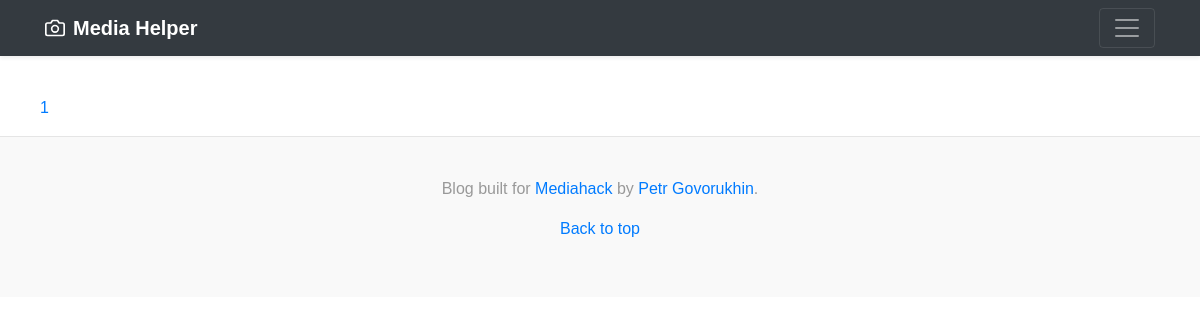
Page /?page=4 on the earlier database version.
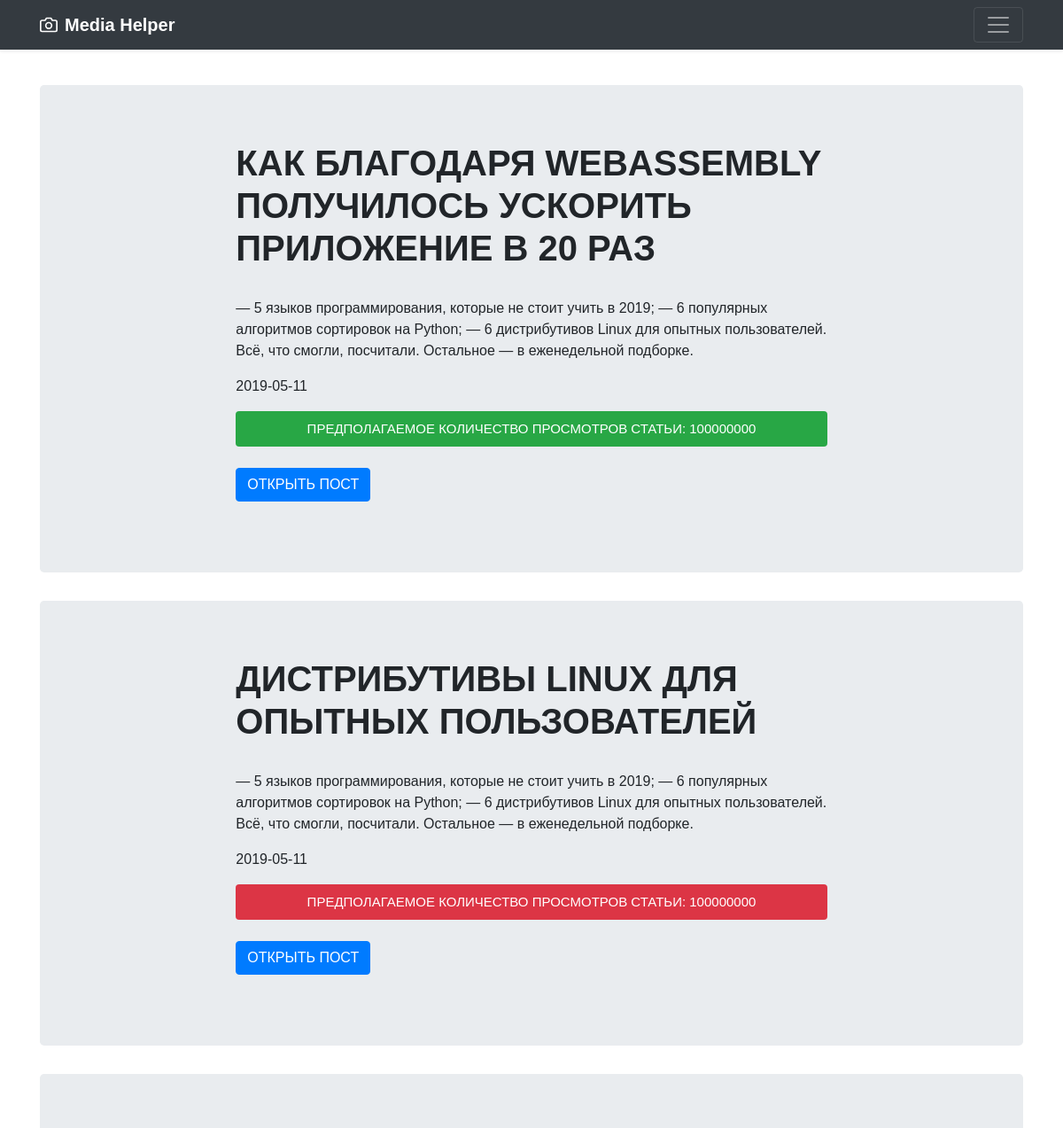
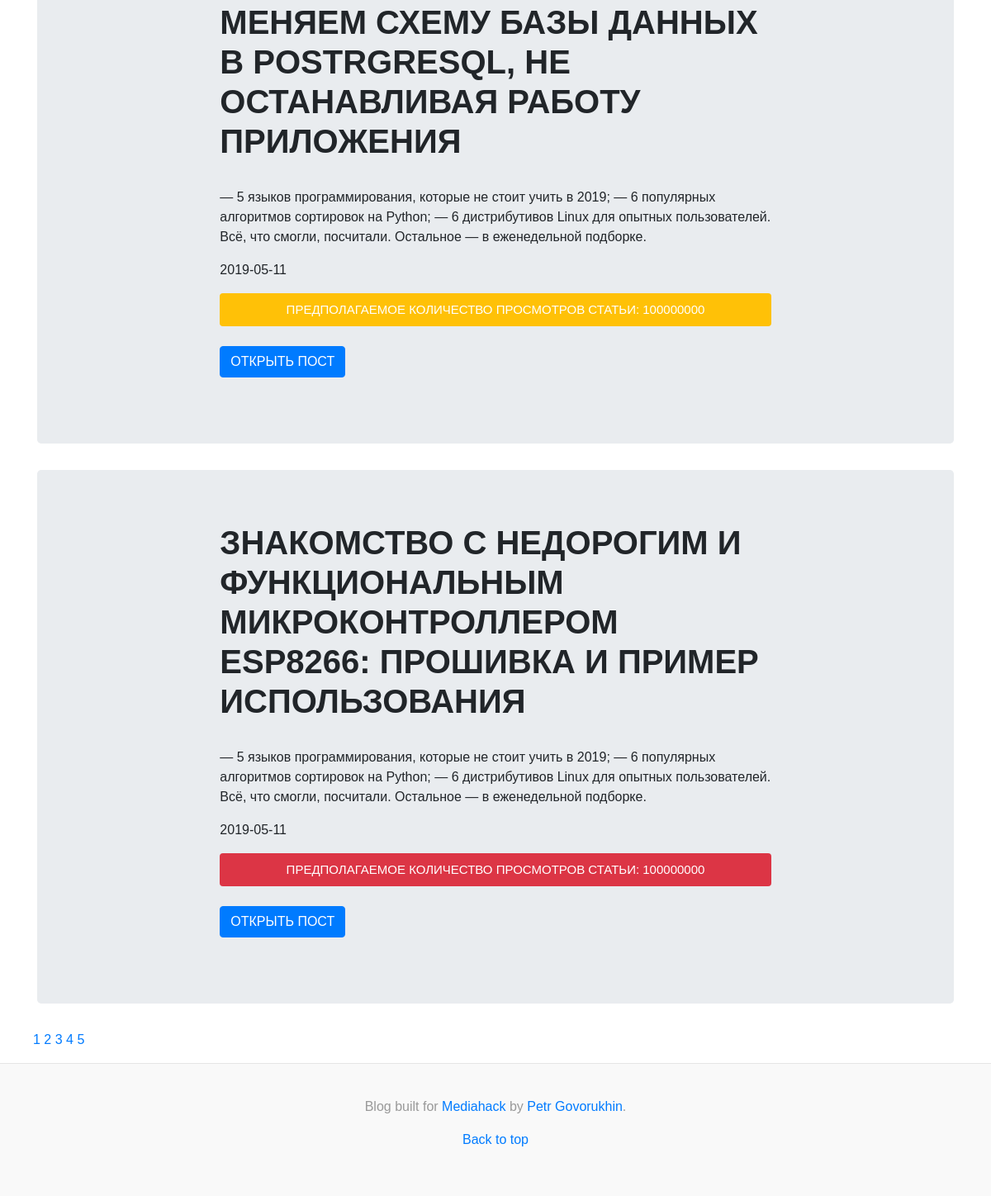
Same page on the later database version (2 pictures, top to bottom).
### app.py (models this page shows)
class Post(Model):
    post_id = CharField()
    post_text = CharField()
    doc_header = CharField()
    doc_link = CharField()
    date_publish = DateField()
    post_viewers_estimated = IntegerField()
    doc_viewers_estimated = IntegerField()
    class Meta:
        database = db  # This model uses the "main.db" database.

### app.py (the view)
@app.route('/', methods=['GET'])
def index():
    try:
        page = int(request.args.get('page', 0))
    except:
        page = 0
    start = page * 10
    posts_list = []
    statuses = ['GOOD', 'NOT GOOD', 'SUCCSESS']
    for post in Post.select().offset(start).limit(10):
        posts_list.append({
            'title': post.doc_header,
            'text': post.post_text,
            'date': post.date_publish,
            'rating': post.doc_viewers_estimated,
            'link': post.doc_link,
            'status': statuses[randrange(0,3)]
        })
    return render_template('index.html', posts=posts_list, pages=num_pages)

### templates/index.html
{% extends 'wrapper.html' %}
{% block content %}
    {% for post in posts |reverse %}
    <main role="main">
        <div class="jumbotron">
            <div class="col-sm-8 mx-auto">
                <h1>{{ post['title'] }}</h1>
                <br>
                <p>{{ post['text'] }}</p>
                <p class="date">{{ post['date'] }}</p>
                {% if post['status'] == 'SUCCSESS' %}
                <div class="progress">
                    <div class="progress-bar bg-success" role="progressbar" style="width: 100%" aria-valuenow="25" aria-valuemin="0" aria-valuemax="100">Предполагаемое количество просмотров статьи: {{ post['rating'] }}</div>
                </div>
                {% endif %}
                {% if post['status'] == 'GOOD' %}
                <div class="progress">
                    <div class="progress-bar bg-warning" role="progressbar" style="width: 100%" aria-valuenow="25" aria-valuemin="0" aria-valuemax="100">Предполагаемое количество просмотров статьи: {{ post['rating'] }}</div>
                </div>
                {% endif %}
                {% if post['status'] == 'NOT GOOD' %}
                <div class="progress">
                    <div class="progress-bar bg-danger" role="progressbar" style="width: 100%" aria-valuenow="25" aria-valuemin="0" aria-valuemax="100">Предполагаемое количество просмотров статьи: {{ post['rating'] }}</div>
                </div>
                {% endif %}
                <p class="">
                    <a class="btn btn-primary" target="black" href="{{ post['link'] }}" role="button">Открыть пост</a>
                </p>
            </div>
        </div>
    </main>
    {% endfor %}
{% endblock %}

### templates/wrapper.html (shortened to what this page needs)
<!DOCTYPE html>
<html lang="en">
<head>
	<link rel="stylesheet" href="https://stackpath.bootstrapcdn.com/bootstrap/4.3.1/css/bootstrap.min.css">
	<link rel="stylesheet" href="/static/css/main.min.css">
</head>
<body>
	<header>
		<div class="navbar navbar-dark bg-dark shadow-sm">
			<div class="container d-flex justify-content-between">
				<a href="#" class="navbar-brand d-flex align-items-center">
					<strong>Media Helper</strong>
				</a>
				<button class="navbar-toggler" type="button" data-toggle="collapse" data-target="#navbarHeader" aria-controls="navbarHeader" aria-expanded="false" aria-label="Toggle navigation">
					<span class="navbar-toggler-icon"></span>
				</button>
			</div>
		</div>
	</header>
    <div class="main-content container">
            {% block content %}
            {% endblock %}
    </div>
    <ul class="sub_menu_numbers">
    {% for i in range(0, pages) %}
        <li><a href="/?page={{ i }}">{{ i + 1 }}</a></li>
    {% endfor %}
    </ul>
	<footer class="blog-footer">
		<p>Blog built for <a target="black" href="http://mediahack.me/">Mediahack</a> by <a target="black" href="https://vk.com/gppetr">Petr Govorukhin</a>.</p>
		<p>
			<a href="#">Back to top</a>
		</p>
	</footer>
</body>
</html>

### templates/wrapper.html (style rules this page uses)
.sub_menu_numbers { list-style: none; }
.sub_menu_numbers li { display: inline; }

Differences in the rows shown:
added Post: title "КАК БЛАГОДАРЯ WEBASSEMBLY ПОЛУЧИЛОСЬ УСКОРИТЬ ПРИЛОЖЕНИЕ В 20 РАЗ", text "— 5 языков программирования, которые не стоит учить в 2019; — 6 популярных алгоритмов сортировок на Python; — 6 дистрибутивов Linux для опытных пользователей. Всё, что смогли, посчитали. Остальное — в еженедельной подборке.", date "2019-05-11", rating "100000000"
added Post: title "ДИСТРИБУТИВЫ LINUX ДЛЯ ОПЫТНЫХ ПОЛЬЗОВАТЕЛЕЙ", text "— 5 языков программирования, которые не стоит учить в 2019; — 6 популярных алгоритмов сортировок на Python; — 6 дистрибутивов Linux для опытных пользователей. Всё, что смогли, посчитали. Остальное — в еженедельной подборке.", date "2019-05-11", rating "100000000"
added Post: title "МЕНЯЕМ СХЕМУ БАЗЫ ДАННЫХ В POSTRGRESQL, НЕ ОСТАНАВЛИВАЯ РАБОТУ ПРИЛОЖЕНИЯ", text "— 5 языков программирования, которые не стоит учить в 2019; — 6 популярных алгоритмов сортировок на Python; — 6 дистрибутивов Linux для опытных пользователей. Всё, что смогли, посчитали. Остальное — в еженедельной подборке.", date "2019-05-11", rating "100000000"
added Post: title "ЗНАКОМСТВО С НЕДОРОГИМ И ФУНКЦИОНАЛЬНЫМ МИКРОКОНТРОЛЛЕРОМ ESP8266: ПРОШИВКА И ПРИМЕР ИСПОЛЬЗОВАНИЯ", text "— 5 языков программирования, которые не стоит учить в 2019; — 6 популярных алгоритмов сортировок на Python; — 6 дистрибутивов Linux для опытных пользователей. Всё, что смогли, посчитали. Остальное — в еженедельной подборке.", date "2019-05-11", rating "100000000"
Other differences:
new list line: "2"
new list line: "3"
new list line: "4"
new list line: "5"
